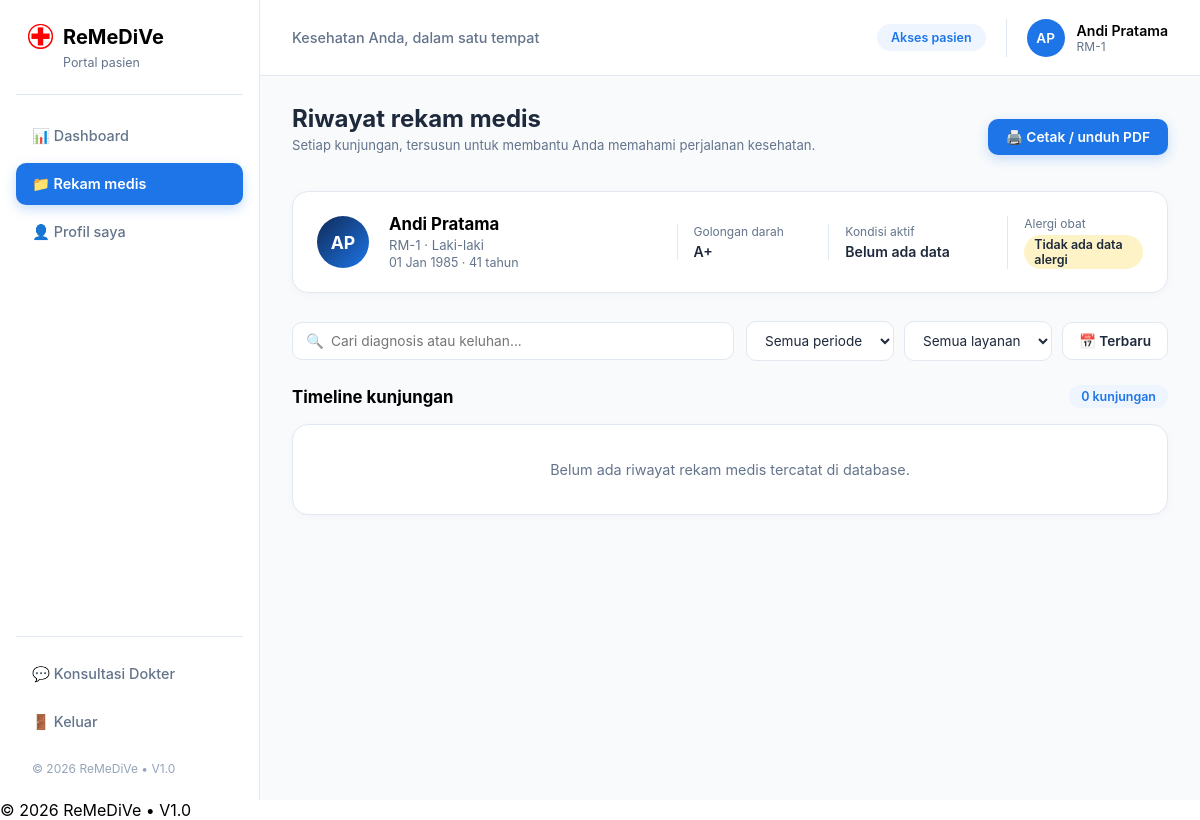
The page /patient_records.php (signed in) on the database its author committed.
### tables this page shows
CREATE TABLE `patients` (
  `PatientID` int(11) NOT NULL,
  `PatientName` varchar(50) DEFAULT NULL,
  `NIK` char(16) DEFAULT NULL,
  `BloodType` varchar(3) DEFAULT NULL,
  `PhoneNumber` varchar(15) DEFAULT NULL,
  `Address` text DEFAULT NULL,
  `Gender` char(1) NOT NULL,
  `BirthDate` date NOT NULL,
  `UserID` int(11) DEFAULT NULL,
  `Allergy` varchar(50) DEFAULT NULL
);

### patient_records.php (the view, shortened to what this page needs)
<?php
    include ('header.php');
    $age_text = '-';
    if ($data && !empty($data['BirthDate'])) {
        $birth_date = new DateTime($data['BirthDate']);
        $today = new DateTime('today');
        $age = $birth_date->diff($today)->y;
        $age_text = $age . ' tahun';
    }
    $is_download_mode = isset($_GET['action']) && $_GET['action'] === 'download';
    $search = isset($_GET['search']) ? mysqli_real_escape_string($connection, $_GET['search']) : '';
    $all_exams = [];
    $total_exam_count = count($all_exams);
?>
<main class="main-content">
    <?php
        if (!$is_download_mode){
            ?>
            <div class="page-header-row">
                <div>
                    <h2>Riwayat rekam medis</h2>
                    <p class="section-desc">Setiap kunjungan, tersusun untuk membantu Anda memahami perjalanan kesehatan.</p>
                </div>
                <a href="patient_records.php?action=download" class="btn-action-primary">
                    🖨️ Cetak / unduh PDF
                </a>
            </div>
            <div class="card profile-summary-card mini-card">
                <div class="profile-avatar-medium"><?php echo $initials; ?></div>
                <div class="profile-info-grid horizontal-grid">
                    <div class="profile-main-data">
                        <h3><?php echo htmlspecialchars($display_name); ?></h3>
                        <p><?php echo $identifier; ?> · <?php echo ($data && isset($data['Gender']) && $data['Gender'] == 'P') ? 'Perempuan' : 'Laki-laki'; ?></p>
                        <p class="birth-text"><?php echo ($data && !empty($data['BirthDate'])) ? date('d M Y', strtotime($data['BirthDate'])) : '-'; ?> · <?php echo $age_text; ?></p>
                    </div>
                    <div class="profile-col">
                        <span class="label">Golongan darah</span>
                        <span class="value"><?php echo ($data && !empty($data['BloodType'])) ? htmlspecialchars($data['BloodType']) : '-'; ?></span>
                    </div>
                    <div class="profile-col">
                        <span class="label">Kondisi aktif</span>
                        <span class="value"><?php echo ($total_exam_count > 0) ? htmlspecialchars($all_exams[0]['Diagnosis']) : 'Belum ada data'; ?></span>
                    </div>
                    <div class="profile-col">
                        <span class="label">Alergi obat</span>
                        <span class="value warning-tag"><?php echo ($data && !empty($data['Allergy'])) ? htmlspecialchars($data['Allergy']) : 'Tidak ada data alergi'; ?></span>
                    </div>
                </div>
            </div>
            <div class="filter-search-container">
                <form action="patient_records.php" method="GET" class="search-form-inline">
                    <div class="search-input-wrapper">
                        <span class="search-icon">🔍</span>
                        <input type="text" name="search" placeholder="Cari diagnosis atau keluhan..." value="<?php echo htmlspecialchars($search); ?>">
                    </div>
                    <div class="filter-dropdowns">
                        <select name="period" class="filter-select">
                            <option value="">Semua periode</option>
                        </select>
                        <select name="service" class="filter-select">
                            <option value="">Semua layanan</option>
                        </select>
                        <button type="submit" class="btn-filter-sort">📅 Terbaru</button>
                    </div>
                </form>
            </div>
            <div class="timeline-container">
                <div class="timeline-header-info">
                    <h3>Timeline kunjungan</h3>
                    <span class="badge-count"><?php echo $total_exam_count; ?> kunjungan</span>
                </div>
                <?php
                    if ($total_exam_count > 0){
                        foreach ($all_exams as $index => $exam){
                            $exam_id = $exam['ExamID'];
                            $q_presc = "SELECT mp.*, dr.DrugName, dr.DrugType FROM medical_prescriptions mp JOIN drugs dr ON mp.DrugID = dr.DrugID WHERE mp.ExamID = '$exam_id'";
                            $res_presc = mysqli_query($connection, $q_presc);
                            $is_latest = ($index === 0);
                            ?>
                            <div class="card timeline-card">
                                <div class="timeline-date-badge">
                                    <span class="t-day"><?php echo date('d', strtotime($exam['Examination_date'])); ?></span>
                                    <span class="t-mon"><?php echo strtoupper(date('M Y', strtotime($exam['Examination_date']))); ?></span>
                                    <span class="t-time"><?php echo date('H:i', strtotime($exam['Examination_date'])); ?> WIB</span>
                                    <?php
                                        if ($is_latest){
                                            ?>
                                                <span class="badge-terbaru-sub">Terbaru</span>
                                            <?php
                                        }
                                    ?>
                                </div>
                                <div class="timeline-content-body">
                                    <div class="timeline-title-row">
                                        <h4><?php echo htmlspecialchars($exam['mainIssues']); ?></h4>
                                        <span class="status-badge-green"><?php echo $is_latest ? 'Rawat jalan' : 'Selesai'; ?></span>
                                    </div>
                                    <p class="doctor-meta">dr. <?php echo htmlspecialchars($exam['DoctorName']); ?> · <?php echo htmlspecialchars($exam['Speciality']); ?></p>
                                    <div class="exam-details-grid">
                                        <div class="ex-col">
                                            <span class="label">Keluhan utama</span>
                                            <p><?php echo htmlspecialchars($exam['mainIssues']); ?></p>
                                            <br>
                                            <span class="label">Hasil pemeriksaan fisik</span>
                                            <p><?php echo htmlspecialchars($exam['examResult']); ?></p>
                                        </div>
                                        <div class="ex-col metrics-mini">
                                            <span class="label">Tanda vital</span>
                                            <div class="vital-tags-grid">
                                                <span>❤️ <?php echo $exam['BloodPressureSistolik'] . '/' . $exam['BloodPressureDiastolik']; ?> mmHg</span>
                                                <span>📈 <?php echo $exam['pulse']; ?> x/menit</span>
                                                <span>🌡️ <?php echo $exam['temperature']; ?> °C</span>
                                                <span>⚖️ <?php echo intval($exam['WeightKg']); ?> kg</span>
                                            </div>
                                        </div>
                                    </div>
                                    <div class="diagnosis-box-inner">
                                        <p><strong>Diagnosis (ICD-10):</strong> <?php echo htmlspecialchars($exam['Diagnosis']); ?></p>
                                        <p><strong>Tindakan / Penatalaksanaan:</strong> <?php echo htmlspecialchars($exam['examResult']); ?></p>
                                    </div>
                                    <?php
                                        if (mysqli_num_rows($res_presc) > 0){
                                            ?>
                                            <div class="prescription-list-box">
                                                <?php
                                                    while ($p = mysqli_fetch_assoc($res_presc)){
                                                        ?>
                                                        <div class="presc-item">
                                                            <span class="p-icon">💊</span>
                                                            <div>
                                                                <strong><?php echo htmlspecialchars($p['DrugName']); ?> · <?php echo $p['Quantity']; ?> <?php echo $p['DrugType']; ?></strong>
                                                                <p><?php echo htmlspecialchars($p['Notes']); ?></p>
                                                            </div>
                                                        </div>
                                                        <?php
                                                    }
                                                ?>
                                            </div>
                                            <?php
                                        }
                                    ?>
                                    <div class="timeline-footer-row">
                                        <small>Catatan & tindak lanjut: <?php echo htmlspecialchars($exam['Notes'] ?? '-'); ?></small>
                                        <a href="patient_records.php?action=download&exam_id=<?php echo $exam['ExamID']; ?>" class="link-print">🖨️ Cetak</a>
                                    </div>
                                </div>
                            </div>
                            <?php
                        }
                    } else {
                        ?>
                        <div class="card content-card text-center">
                            <p>Belum ada riwayat rekam medis tercatat di database.</p>
                        </div>
                        <?php
                    }
                ?>
            <?php
        }
    ?>
</main>
<?php
    include ('footer.php');
?>

### header.php (shortened to what this page needs)
<?php
    include ('connection.php');
    $user_id = $_SESSION['UserID'];
    $role = $_SESSION['Role'];
    $display_name = '';
    $identifier   = '';
    $initials     = '';
    if ($role === 'patient') {
    $query = "SELECT * FROM patients WHERE UserID = '$user_id'";
    $result = mysqli_query($connection, $query);
        if ($result && mysqli_num_rows($result) > 0) {
            $data = mysqli_fetch_assoc($result);
            $display_name = $data['PatientName'];
            $identifier = 'RM-' . $data['PatientID'];
            $words = explode(' ', $display_name);
            $initials = mb_substr($words[0], 0, 1) . (isset($words[1]) ? mb_substr($words[1], 0, 1) : '');
            $initials = strtoupper($initials);
        }
    } else {
        $display_name = 'Administrator';
        $identifier = 'ADM';
        $initials = 'AD';
    }
?>
<!DOCTYPE html>
<html lang="id">
<head>
    <link rel="stylesheet" href="style.css">
</head>
<body>
    <div class="app-layout">
        <aside class="sidebar">
            <div class="sidebar-brand">
                <img src="assets/image/RedCross.png" alt="ReMeDiVe" style="height: 25px; width:auto;">
                <h2>ReMeDiVe</h2>
                <small><?php echo ($role === 'patient') ? 'Portal pasien' : (($role === 'doctor') ? 'Portal dokter' : 'Portal admin'); ?></small>
            </div>
            <nav class="sidebar-menu">
                <?php
                    if ($role === 'patient'){
                        ?>
                        <a href="patient_dashboard.php" class="menu-item <?php echo (basename($_SERVER['PHP_SELF']) == 'patient_dashboard.php') ? 'active' : ''; ?>">
                            <span>📊 Dashboard</span>
                        </a>
                        <a href="patient_records.php" class="menu-item <?php echo (basename($_SERVER['PHP_SELF']) == 'patient_records.php') ? 'active' : ''; ?>">
                            <span>📁 Rekam medis</span>
                        </a>
                        <a href="patient_profile.php" class="menu-item <?php echo (basename($_SERVER['PHP_SELF']) == 'patient_profile.php') ? 'active' : ''; ?>">
                            <span>👤 Profil saya</span>
                        </a>
                        <?php
                    }
                ?>
            </nav>
            <div class="sidebar-footer-menu">
                <a href="chat.php" class="menu-item <?php echo (basename($_SERVER['PHP_SELF']) == 'chat.php') ? 'active' : ''; ?>">
                    <span>💬 <?php echo ($role === 'patient') ? 'Konsultasi Dokter' : 'Chat Pasien'; ?></span>
                </a>
                <a href="logout.php" class="menu-item logout-item">
                    <span>🚪 Keluar</span>
                </a>
                <div class="copyright-box">
                    <span>&copy; <?php echo date('Y'); ?> ReMeDiVe &bull; V1.0</span>
                </div>
            </div>
        </aside>
        <div class="main-wrapper">
            <header class="top-header">
                <div class="top-header-left">
                    <p>Kesehatan Anda, dalam satu tempat</p>
                </div>
                <div class="top-header-right">
                    <span class="role-badge"><?php echo ($role === 'patient') ? 'Akses pasien' : (($role === 'doctor') ? 'Akses dokter' : 'Akses admin'); ?></span>
                    <div class="user-profile-mini">
                        <span class="user-avatar-small"><?php echo $initials; ?></span>
                        <div class="user-info-text">
                            <span class="u-name"><?php echo htmlspecialchars($display_name); ?></span>
                            <small><?php echo htmlspecialchars($identifier); ?></small>
                        </div>
                    </div>
                </div>
            </header>
        </div>
    </div>
</body>
</html>

### rows shown on the page
patients: PatientName "AP", PatientName "Andi Pratama", PatientID "RM-1", BirthDate "01 Jan 1985", BirthDate "41 tahun", BloodType "A+"

### other values the page prints
$total_exam_count "0"
